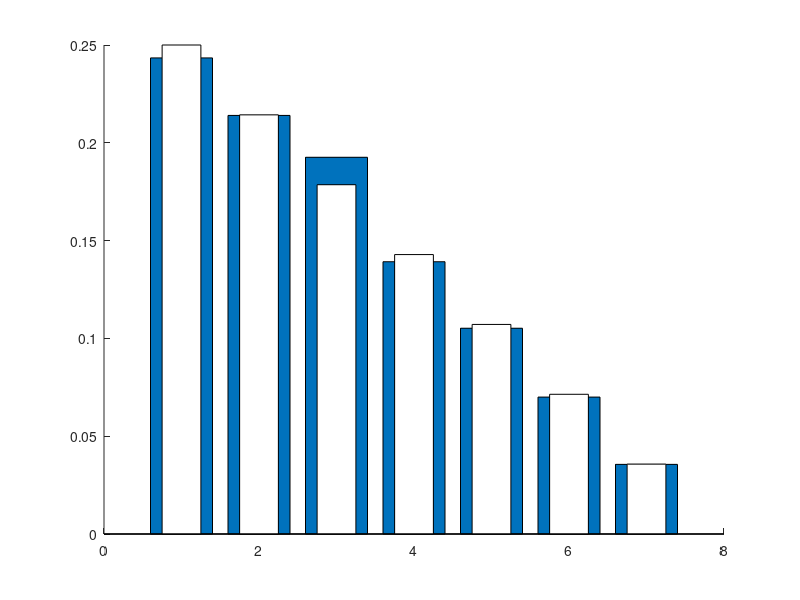

Here is the MATLAB script that generated this plot:
clear varialbles;
close all;
clc;

N=5000;
n=8;
X=zeros(1,N);
for k=1:N
    B = randi(8,2,1);
    while B(1) == B(2)
        B = randi(8,2,1);
    end
    X(k)= min(B);
end
hold on;
% loi empirique
[h_emp,xout] = hist(X,(1:7));
bar(xout,h_emp/N)

% loi théorique
h_th =2*(n-(1:7))/(n*(n-1));
bar(xout,h_th,0.5,'w')

% Espérance & Variance
% Empirique
E_emp = mean(X);
V_emp = std(X);
% Théorique
E_th = (n+1)/3;
V_th = (n^2-n-2)/18;


